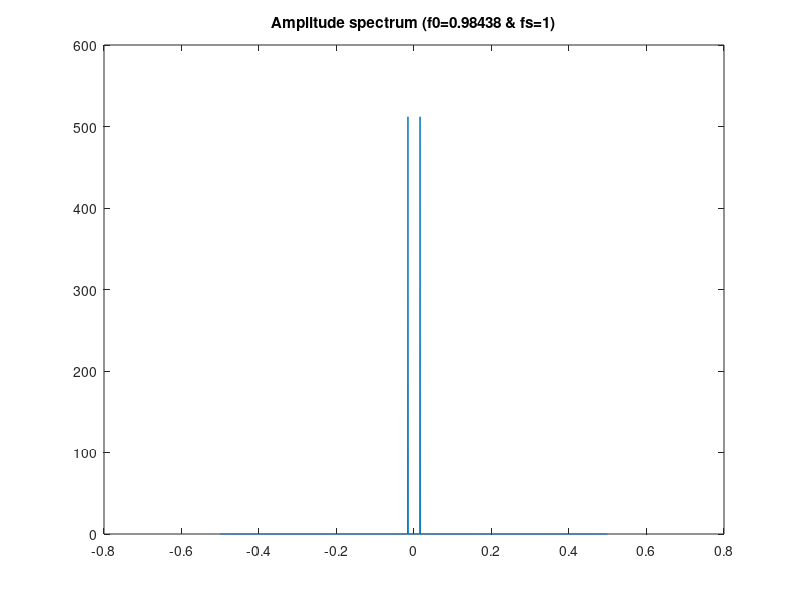

This chart was generated by the following MATLAB code:

function sampling_cos
% sample cosines of different frequencies
% , and plot the corresponding magnitude
% spectra.
%
% use: sampling
nfft=1024;
% close all open graphs.
figure;
% main loop: generate sampled cosines with normalized frequency
% i/nfft
% (i from 0 to nfft) in steps of 56 (remark: if i ? nfft/2
% something strange will happen. Why?).
step=56;
for i=0:step:nfft
    % cconstruct matrix x as a row matrix, containing an
    % integer number of periods from the sampled cosine
    x=cos(2*pi*(i/nfft)*(0:nfft-1));
    plot((-1/2:1/nfft:1/2-1/nfft), abs(fftshift(fft(x,nfft))));
    title(['Amplitude spectrum (f0=', num2str(i/nfft),' & fs=1)'])
    pause(0.3)
end